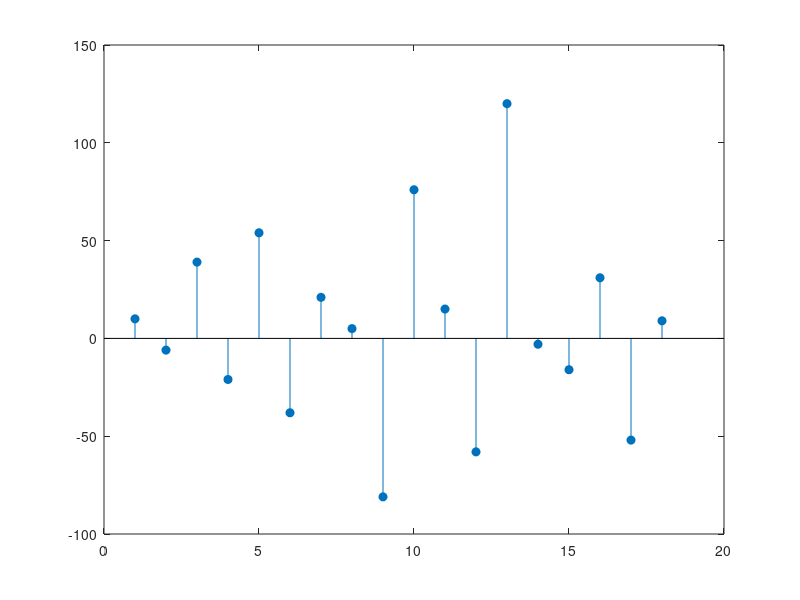

Write MATLAB code to recreate this figure.
x = [2,-2,7,-3,2,4,-6,1];
y = [5,2,4,-6,5,1,-8,0,7,2,9];
[output] = conv(x,y);
n = 1:length(output);
stem(n,output,'filled');